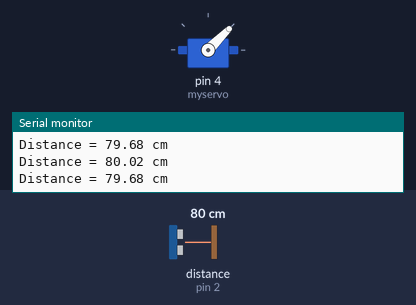
Bench run of a sketch on a simulated Arduino Uno, built with avr-gcc and run on an emulated ATmega328P. On the bench: servo, the last lines printed to the serial monitor. Wiring (inferred from the names in the program): ultrasonic range finder: trigger pin 3; echo pin 2. The inputs (shaded band) are chosen by the test bench; at power-on: distance to the obstacle (sensor on pin 2) 80 cm. The echo pulse lasts 58.3 µs per cm.

Above: at 1.3 s.
1.4 s: distance to the obstacle (sensor on pin 2) set to 64 cm
2.9 s: distance to the obstacle (sensor on pin 2) set to 57 cm
At 3.9 s:
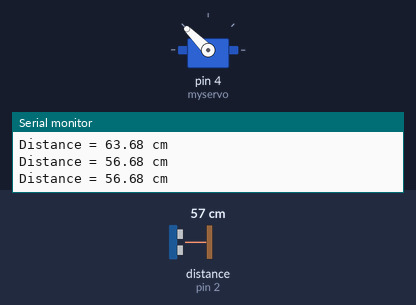
4.5 s: distance to the obstacle (sensor on pin 2) set to 120 cm
At 5.7 s:
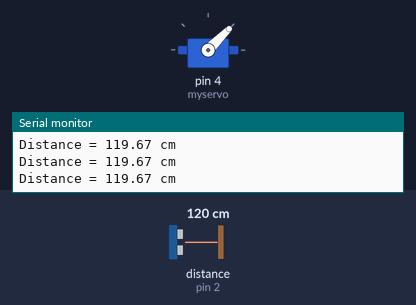
6.0 s: distance to the obstacle (sensor on pin 2) set to 35 cm
At 6.4 s:
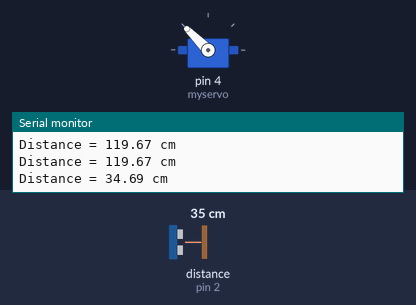
Timing chart, 0 to 8.5 s (numbered marks = the images above; inputs shaded):
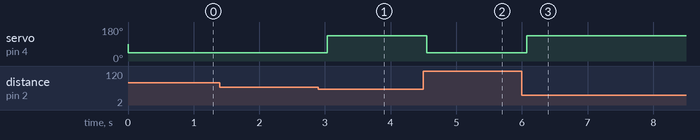

Measured:
- the behaviour switches between 61 and 60 cm on distance to the obstacle (sensor on pin 2) (found by bisection; images 0 and 1)
- after the input at 2.9 s, servo on pin 4 (myservo): 45° → 135° after 0.14 s
- after the input at 4.5 s, servo on pin 4 (myservo): 135° → 45° after 0.05 s
- after the input at 6.0 s, servo on pin 4 (myservo): 45° → 135° after 0.07 s

The sketch:

Labo07_Oefening4_Uitbreiding_Nicholas.ino
```cpp
#include <Stepper.h>
#include <Servo.h>

const int trigPin = 3, echoPin = 2;
float distance, duration;
int MapVal;

Servo myservo;

void setup() {
  // put your setup code here, to run once:
  myservo.attach(4);
  pinMode(trigPin, OUTPUT);
  pinMode(echoPin, INPUT);
  Serial.begin(9600);

}

void loop() {
  // put your main code here, to run repeatedly:
  digitalWrite(trigPin, LOW);
  delayMicroseconds(2);
  digitalWrite(trigPin, HIGH);
  delayMicroseconds(10);
  digitalWrite(trigPin, LOW);

  duration = pulseIn(echoPin, HIGH);
  distance = (duration / 2) * 0.0343;

  Serial.print("Distance = ");
  Serial.print(distance);
  Serial.println(" cm");

  MapVal = map(distance, 0, 400, 0, 135);
  if (MapVal < 20)
  {
    myservo.write(135);
  }
  else
  {
    myservo.write(45);
  }
  delay(500);

}
```
